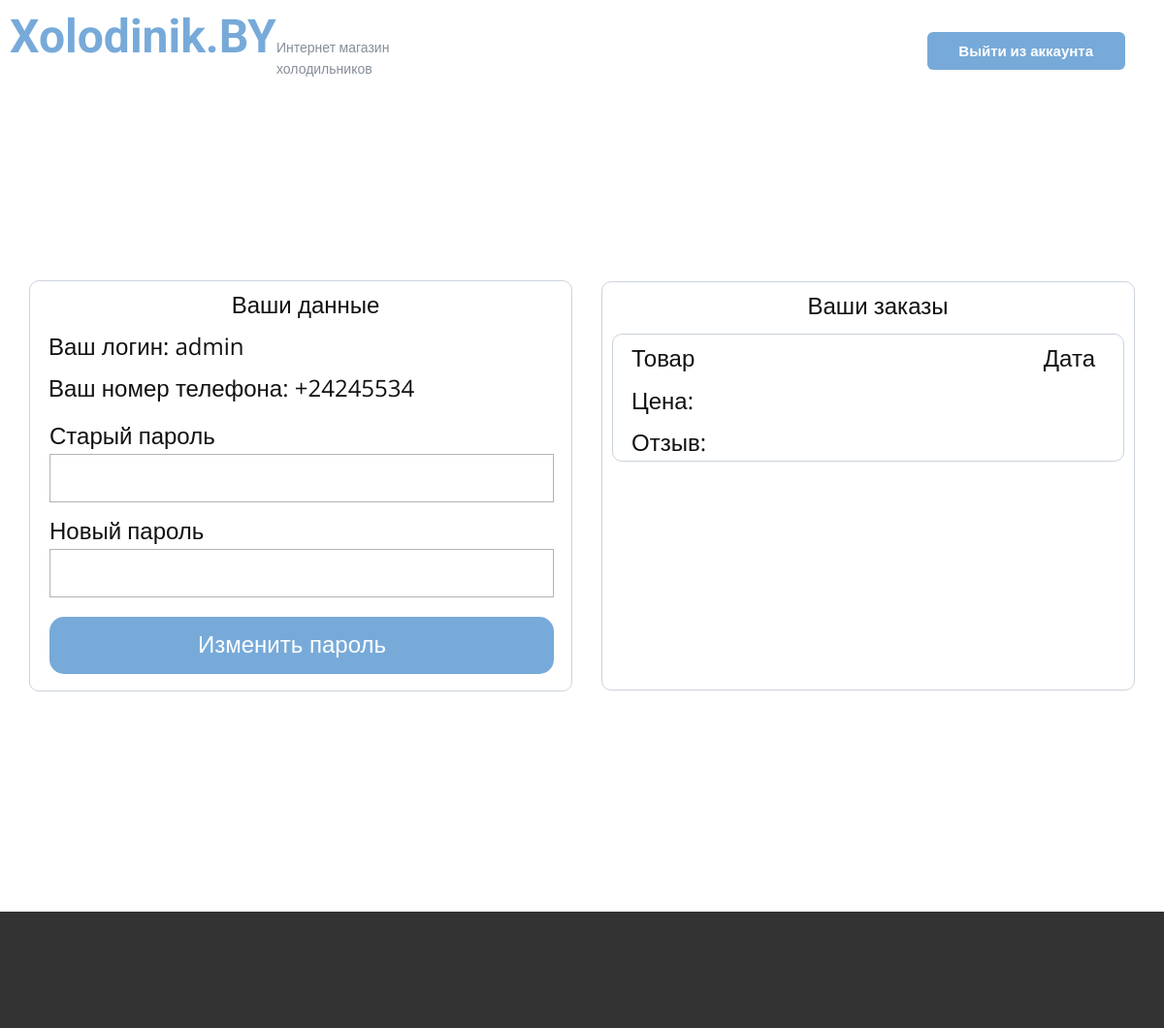
/cub (signed in), run on an earlier commit of the app's database.
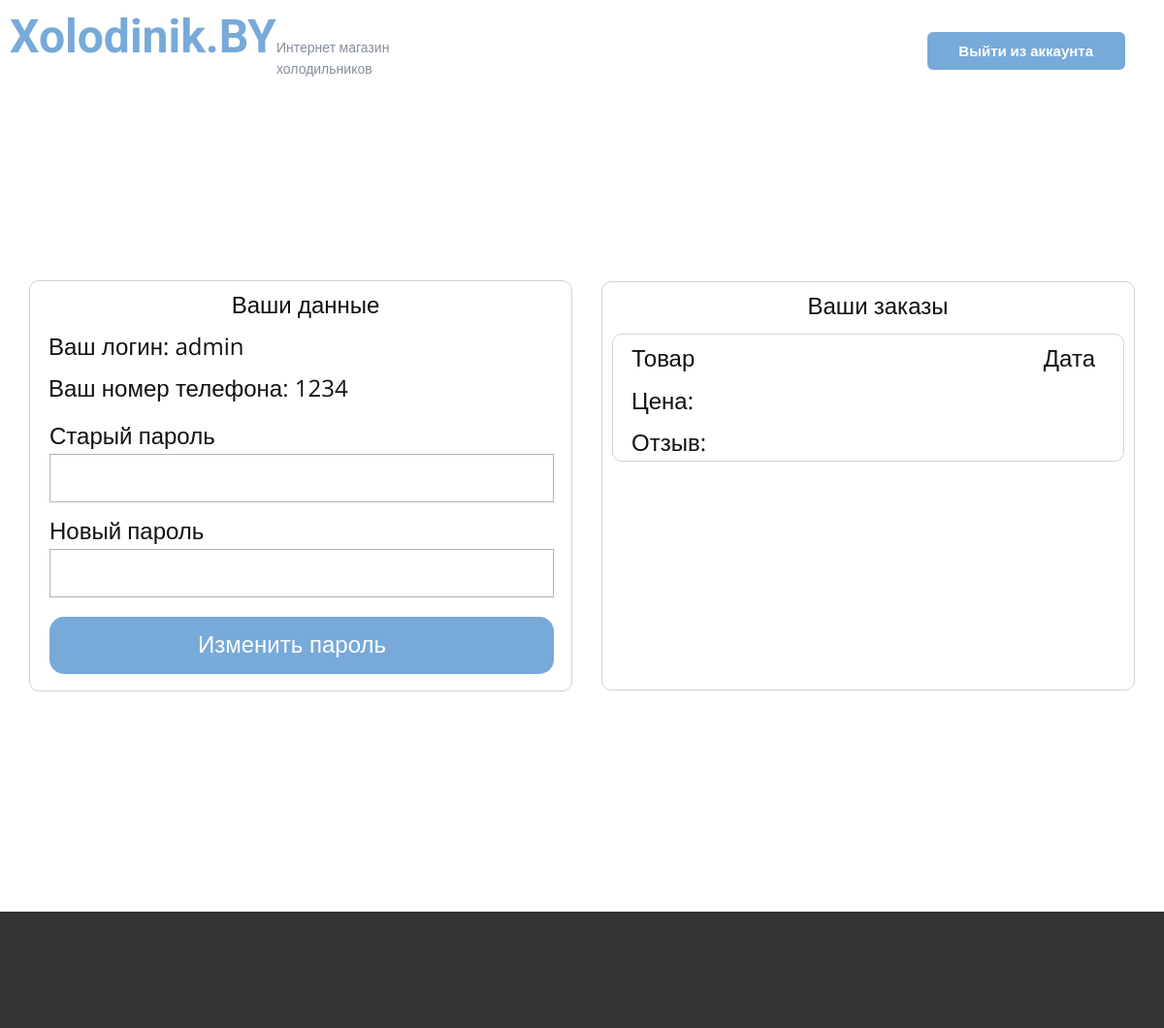
And on a later commit of the database.
### app.py (models this page shows)
class User(db.Model, UserMixin):
    id = db.Column(db.Integer, primary_key=True)
    login = db.Column(db.String(20), unique=True, nullable=False)
    phone_number = db.Column(db.String(13), unique=True, nullable=False)
    password = db.Column(db.String(100), nullable=False)
    role = db.Column(db.String(20))
    reviews = db.relationship('Review', back_populates='user')

### app.py (the view, shortened to what this page needs)
@app.route("/cub", methods=["POST", "GET"])
@login_required
def cub():
    return render_template("cub.html")

### app.py (called while the page is built)
@login_manager.user_loader
def load_user(user_id):
    return User.query.get(int(user_id))

### templates/cub.html (shortened to what this page needs)
<!DOCTYPE html>
<html lang="ru">
<head>
    <link rel="stylesheet" href="{{ url_for('static', filename='un.css') }}" media="screen">
    <link rel="stylesheet" href="{{ url_for('static', filename='panel.css') }}" media="screen">
    <link rel="stylesheet" href="{{ url_for('static', filename='cub.css') }}" media="screen">
</head>
<body>
  <header>
      <div class="head">
        <a class="logo" href="/">Xolodinik.BY</a>
        <p class="logo-text">Интернет магазин<br>холодильников</p>
        <a href="/logout" class="btn btn-2" style="margin-right: 30px !important;">Выйти из аккаунта</a>
      </div>
  </header>
  <section style="display: grid; place-items: center; min-height: 850px;">
      <div>
        <div class="border-1">
          <div class="user-data">
              <p class="text-1" style="text-align: center; width: 530px;">Ваши данные</p>
            <p class="text-1">Ваш логин: {{ current_user.login }}</p>
              <p class="text-1">Ваш номер телефона: {{ current_user.phone_number }}</p>
              <form class="form-1" name="form" method="post" style="margin-top: 10px; padding: 0;">
                        <div class="container-input">
                            <label for="old_password">Старый пароль</label>
                            <input type="password" id="old_password" name="old_password" class="input" required autocomplete="off">
                        </div>
                        <div class="container-input">
                            <label for="new_password">Новый пароль</label>
                            <input type="password" id="new_password" name="new_password" class="input" required autocomplete="off">
                        </div>
                        <button type="submit" name="user_id" value="{{ current_user.id }}">Изменить пароль</button>
                    </form>
          </div>
        </div>
        <div class="orders-cont border-1">
          <div class="order-cont-1">
              <p class="text-1" style="text-align: center; width: 530px;">Ваши заказы</p>
            <div class="order border-1">
              <div class="order-cont-1">
                <p class="text-1">Товар</p>
                <p class="text-2">Дата </p>
                <p class="text-1">Цена:</p>
                <p class="text-1">Отзыв:</p>
              </div>
            </div>
          </div>
        </div>
          </div>
    </section>
<footer></footer>
</body>
</html>

What changed in the data, as far as the page shows it:
changed User "admin": phone_number "+24245534" → "1234"
